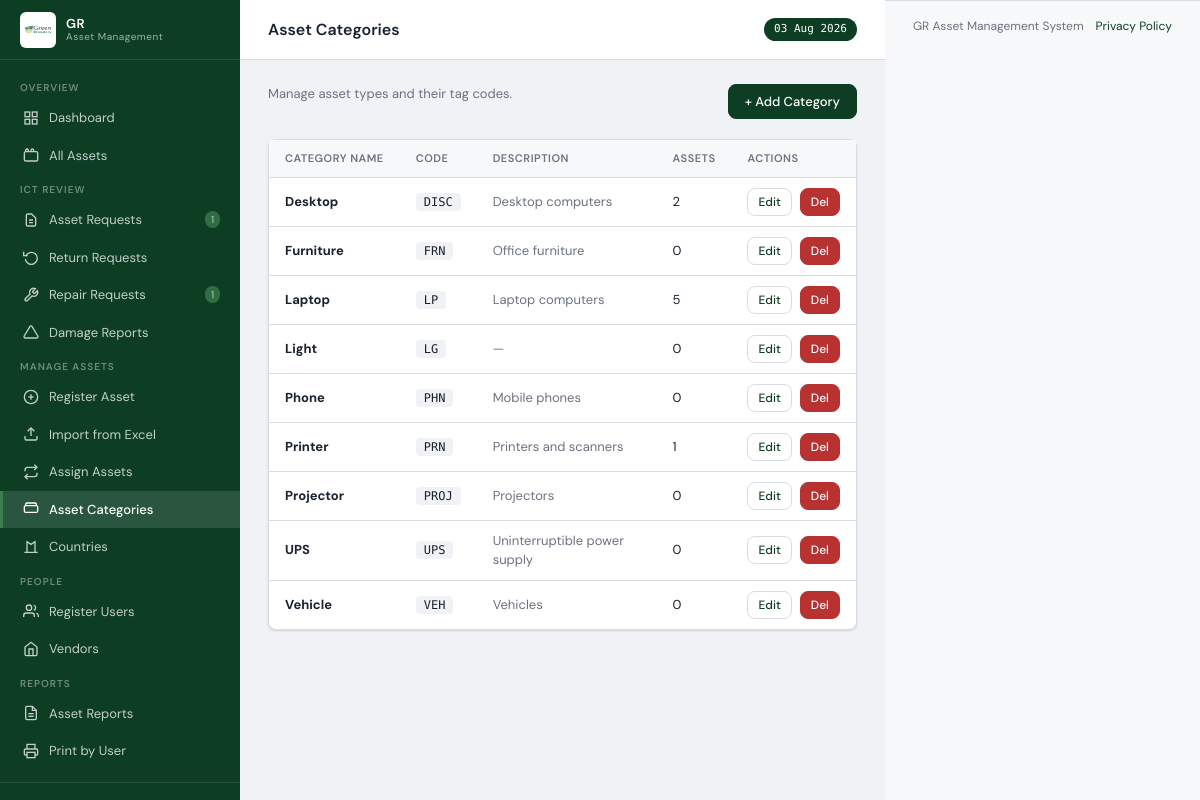
The app's page /admin/categories (signed in) with its own data.
### models.py (models this page shows)
class AssetCategory(db.Model):
    __tablename__ = 'asset_categories'
    id          = db.Column(db.Integer, primary_key=True)
    name        = db.Column(db.String(100), nullable=False)
    code        = db.Column(db.String(20),  unique=True, nullable=False)
    description = db.Column(db.Text)
    created_at  = db.Column(db.DateTime, default=datetime.utcnow)
    assets      = db.relationship('Asset', backref='category', lazy='dynamic')

### routes/admin.py (the view)
@admin_bp.route('/categories')
@login_required
@admin_required
def categories():
    cats = AssetCategory.query.order_by(AssetCategory.name).all()
    return render_template('admin/categories.html', cats=cats)

### models.py (called while the page is built)
@login_manager.user_loader
def load_user(uid):
    return User.query.get(int(uid))

    @property
    def initials(self):
        p = self.name.split()
        return ''.join(x[0] for x in p[:2]).upper()

    @property
    def role_label(self):
        from models import Role
        role = Role.query.filter_by(name=self.role).first()
        if role:
            return role.label
        return {'admin':'Administrator','finance':'Finance Officer','user':'Staff User'}.get(self.role, self.role)

### routes/admin.py (called while the page is built)
def admin_required(f):
    @wraps(f)
    def decorated(*args, **kwargs):
        if not current_user.is_authenticated or current_user.role != 'admin':
            abort(403)
        return f(*args, **kwargs)
    return decorated

### routes/auth.py (called while the page is built, shortened)
@auth_bp.before_app_request
def _protect_session_token():
    if current_user.is_authenticated:
        token = session.get('session_token')
        if token:
            if current_user.session_token and token != current_user.session_token:
                logout_user()
                session.pop('session_token', None)

### templates/admin/categories.html (shortened to what this page needs)
{% extends 'base.html' %}
{% block page_title %}Asset Categories{% endblock %}
{% block content %}
<div class="page-title">
  <div class="page-title-text"><p>Manage asset types and their tag codes.</p></div>
  <button onclick="document.getElementById('add-cat-modal').style.display='flex'" class="btn btn-primary">+ Add Category</button>
</div>
<div class="card">
  <div class="card-body">
    <table>
      <thead><tr><th>Category Name</th><th>Code</th><th>Description</th><th>Assets</th><th>Actions</th></tr></thead>
      <tbody>
        {% for c in cats %}
        <tr>
          <td><strong>{{ c.name }}</strong></td>
          <td><span class="font-mono" style="background:var(--bg);padding:2px 8px;border-radius:4px;font-size:12px">{{ c.code }}</span></td>
          <td class="text-muted">{{ c.description or '—' }}</td>
          <td>{{ c.assets.count() }}</td>
          <td>
            <div class="flex gap-2">
              <button onclick="editCat({{ c.id }},'{{ c.name }}','{{ c.code }}','{{ c.description or '' }}')" class="btn btn-sm btn-outline">Edit</button>
              <form method="POST" action="{{ url_for('admin.category_delete', cat_id=c.id) }}" onsubmit="return confirm('Delete this category?')">
                <button type="submit" class="btn btn-sm btn-danger">Del</button>
              </form>
            </div>
          </td>
        </tr>
        {% endfor %}
      </tbody>
    </table>
  </div>
</div>
{% endblock %}

### templates/base.html (style rules this page uses)
:root { --primary:#0d3d23;--primary-light:#196b36;--accent:#3b7f4d;--accent-light:#7ecc8c;--success:#1a7a4a;--danger:#b83232;--warning:#c87a00;--bg:#f0f2f5;--surface:#fff;--surface2:#f7f8fa;--border:#d8dce3;--text:#1a2230;--text-muted:#6b7280;--sidebar-w:240px;--header-h:60px;--radius:8px;--shadow:0 1px 3px rgba(0,0,0,.08),0 1px 2px rgba(0,0,0,.06);--shadow-md:0 4px 16px rgba(0,0,0,.12) }
* { box-sizing:border-box;margin:0;padding:0 }
body { font-family:'DM Sans',sans-serif;background:var(--bg);color:var(--text);font-size:14px;line-height:1.5;min-height:100vh }
.btn { display:inline-flex;align-items:center;gap:6px;padding:8px 16px;border-radius:var(--radius);font-size:13px;font-weight:500;font-family:inherit;cursor:pointer;border:1px solid transparent;transition:all .15s;white-space:nowrap }
.btn-primary { background:var(--primary);color:#fff;border-color:var(--primary) }
.btn-outline { background:transparent;color:var(--primary);border-color:var(--border) }
.btn-danger { background:var(--danger);color:#fff;border-color:var(--danger) }
.btn-sm { padding:5px 10px;font-size:12px }
.card { background:var(--surface);border:1px solid var(--border);border-radius:var(--radius);box-shadow:var(--shadow);margin-bottom:20px }
.card-body { overflow-x:auto }
table { width:100%;border-collapse:collapse;font-size:13px }
thead th { background:var(--surface2);padding:10px 16px;text-align:left;font-size:11px;font-weight:600;text-transform:uppercase;letter-spacing:.5px;color:var(--text-muted);border-bottom:1px solid var(--border);white-space:nowrap }
tbody tr { border-bottom:1px solid var(--border);transition:background .1s }
tbody tr:last-child { border-bottom:none }
tbody td { padding:10px 16px;vertical-align:middle }
.page-title { margin-bottom:20px;display:flex;align-items:flex-start;gap:12px }
.page-title-text { flex:1 }
.page-title-text p { font-size:13px;color:var(--text-muted);margin:0 }
.flex { display:flex }
.gap-2 { gap:8px }
.text-muted { color:var(--text-muted) }
.font-mono { font-family:'DM Mono',monospace }

### records on screen
AssetCategory: name "Desktop", code "DISC", description "Desktop computers", assets.count "2"
AssetCategory: name "Furniture", code "FRN", description "Office furniture", assets.count "0"
AssetCategory: name "Laptop", code "LP", description "Laptop computers", assets.count "5"
AssetCategory: name "Light", code "LG", description "—", assets.count "0"
AssetCategory: name "Phone", code "PHN", description "Mobile phones", assets.count "0"
AssetCategory: name "Printer", code "PRN", description "Printers and scanners", assets.count "1"
AssetCategory: name "Projector", code "PROJ", description "Projectors", assets.count "0"
AssetCategory: name "UPS", code "UPS", description "Uninterruptible power supply", assets.count "0"
AssetCategory: name "Vehicle", code "VEH", description "Vehicles", assets.count "0"

### other values on screen
{{ pr }} "1"
{{ rpr }} "1"
{{ now.strftime('%d %b %Y') }} "03 Aug 2026"
